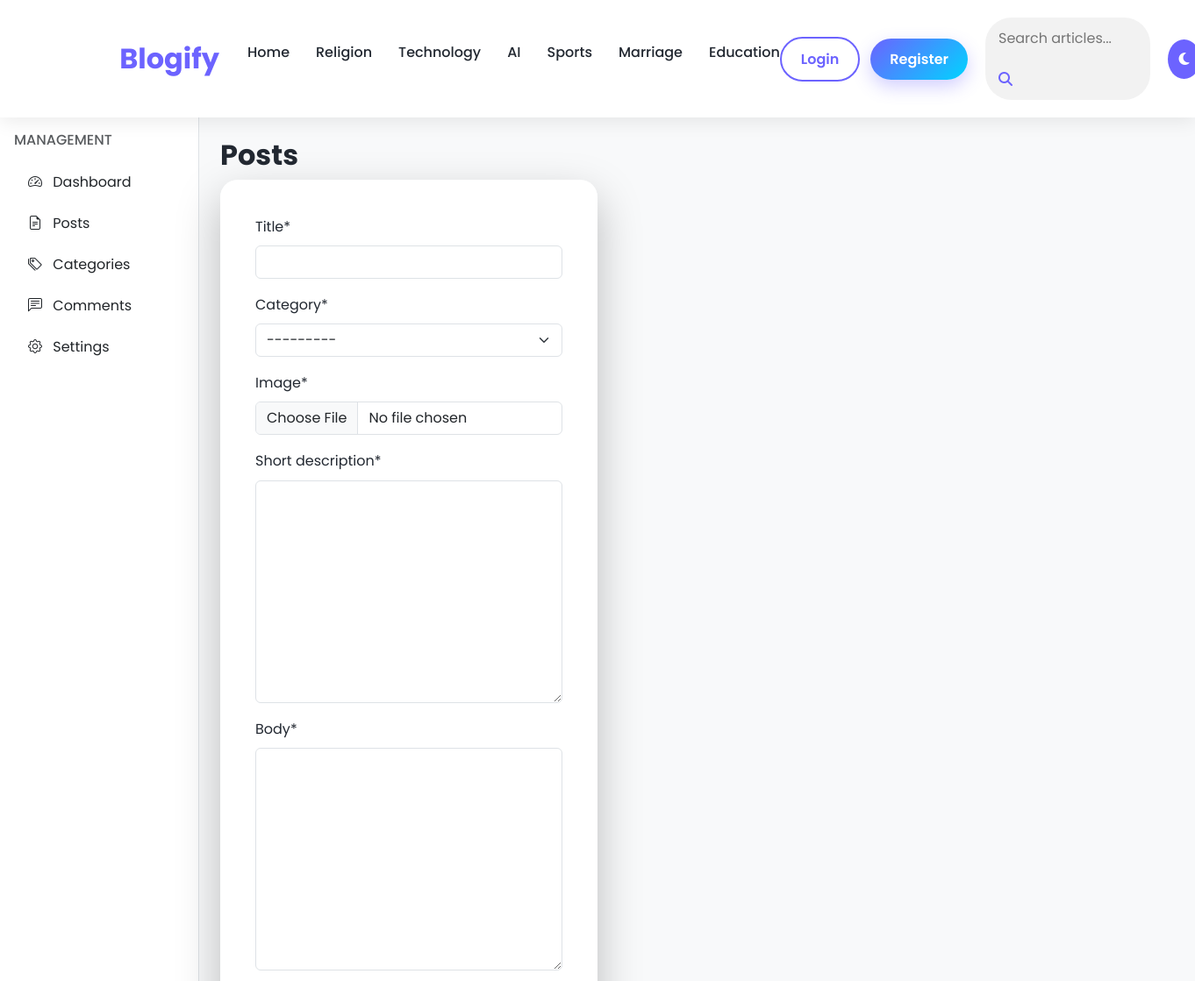
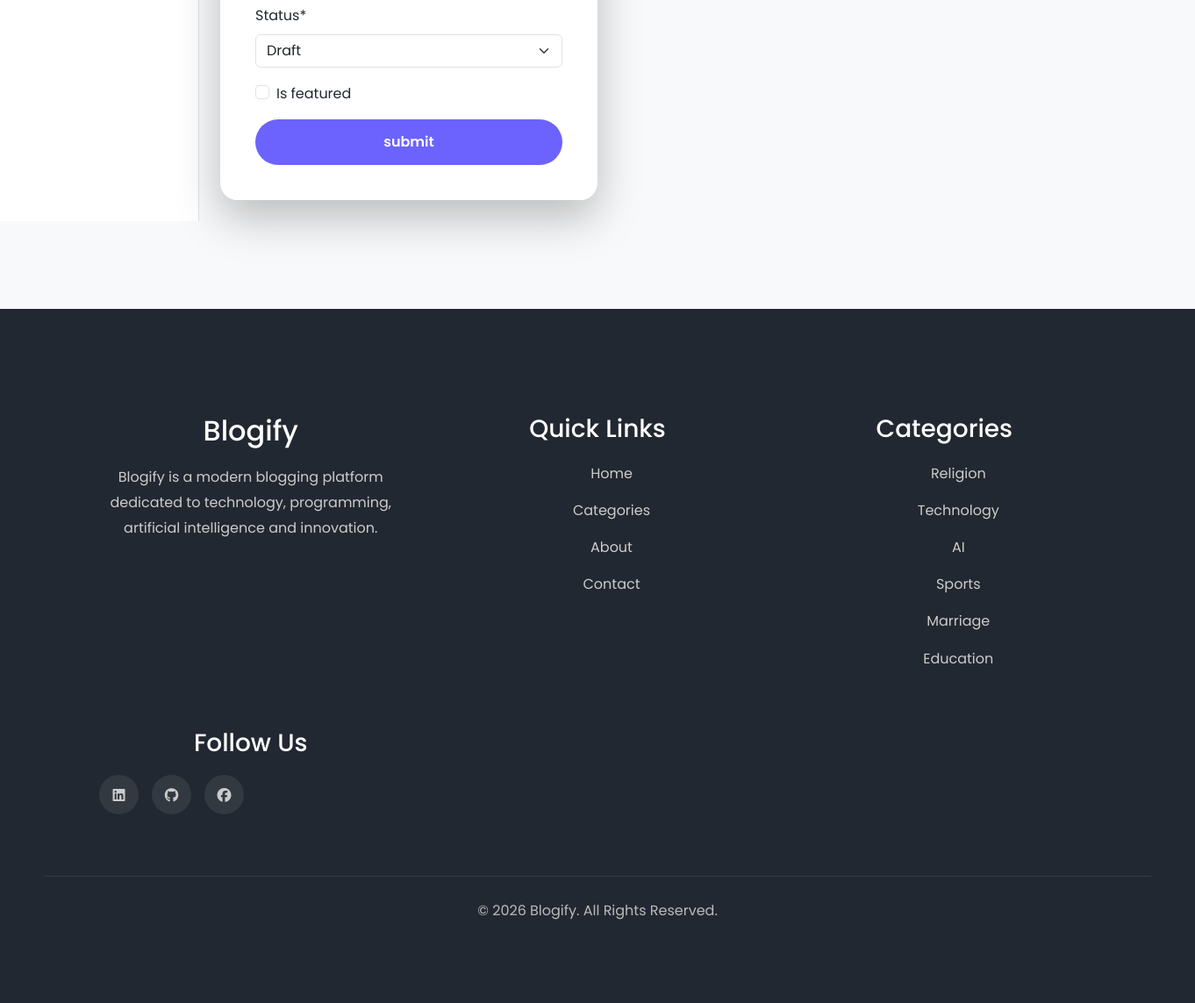
/dashboards/posts/add/, run on the app's committed database (2 pictures, top to bottom).
### blogs/models.py (models this page shows)
class Category(models.Model):
    title = models.CharField(max_length=100, unique=True)
    created_at = models.DateTimeField(auto_now_add=True)
    updated_at = models.DateTimeField(auto_now=True)
    class Meta:
        verbose_name_plural = 'Categories'
    def __str__(self):
        return self.title

### about/models.py (models this page shows, shortened)
class SocialLinks(models.Model):
    social_platform = models.CharField(max_length=200)
    social_link = models.URLField(max_length=200)
    created_at = models.DateTimeField(auto_now_add=True)
    updated_at = models.DateTimeField(auto_now=True)
    class Meta:
        verbose_name_plural = 'Social Links'

### dashboards/views.py (the view, shortened to what this page needs)
# urls.py: path('posts/add/', views.add_new_post, name='add_new_post'),
def add_new_post(request):
    form = BlogForm()
    context = {'form': form}
    return render(request,'dashboards/add_new_post.html', context=context)

### dashboards/forms.py
class BlogForm(forms.ModelForm):
    class Meta:
        model = Blog
        fields = ('title', 'category', 'image', 'short_description', 'body', 'status', 'is_featured')

### blogs/context_processors.py (called while the page is built)
def get_categories(request):
    categories = Category.objects.all()
    return dict(categories=categories)

def get_social_links(request):
    social_links = SocialLinks.objects.all()
    return dict(social_links=social_links)

### templates/dashboards/add_new_post.html (shortened to what this page needs)
{% extends 'base.html' %}
{% block content %}
<body class="bg-light">
<div class="container-fluid">
<div class="row">
{% include 'dashboards/sidebar.html' %}
{% load crispy_forms_tags %}
    <main class="col-md-10 p-4" >
         <h2><b> Posts </b></h2>
                <div class="register-card align-content-md-center">
                    <form action="{% url 'add_new_post' %}" method="POST" enctype="multipart/form-data">
                        {{form | crispy}}
                        <button type="submit" class="btn btn-primary float-lg-start">
                            submit
                        </button>
                    </form>
                </div>
    </main>
</div>
</div>
{% endblock %}

### templates/base.html (shortened to what this page needs)
<!DOCTYPE html>
{% load static %}
<html lang="en">
<head>
    <link href="https://cdn.jsdelivr.net/npm/bootstrap@5.3.3/dist/css/bootstrap.min.css" rel="stylesheet">
    <link rel="stylesheet" href="https://cdn.jsdelivr.net/npm/bootstrap-icons@1.11.3/font/bootstrap-icons.min.css">
    <link rel="stylesheet"
          href="https://cdnjs.cloudflare.com/ajax/libs/font-awesome/6.6.0/css/all.min.css">
    <link rel="stylesheet" href="{% static 'css/home.css' %}">
</head>
<body>
    <nav>
        <div class="logo">
            Blogify
        </div>
        <ul class="nav-links">
            <li>
                <a href="{% url 'home' %}">Home</a>
            </li>
            {% for category in categories %}
            <li><a href="{% url 'categorical_posts' category.id %}">{{category}}</a></li>
            {% endfor %}
        </ul>
        <div class="nav-actions">
            {% if not user.is_authenticated %}
            <div class="auth-buttons">
                <a href="{% url 'login' %}" class="login-btn">
                    Login
                </a>
                <a href="{% url 'register' %}" class="register-btn">
                    Register
                </a>
            </div>
            {% else %}
            <div class="auth-buttons">
                <a href="{% url 'logout' %}" class="login-btn">Logout</a>
            </div>
            {% endif %}
            <div class="search-box">
                <form action="{% url 'search_blogs' %}" method="get">
                    <input
                    type="text"
                    name="keyword"
                    placeholder="Search articles...">
                    <button class="search-btn" type="submit" id="search-button">
                        <i class="fas fa-search"></i>
                    </button>
                </form>
            </div>
            <button class="theme-btn">
                <i class="fas fa-moon"></i>
            </button>
        </div>
    </nav>
{% block content %}
{% endblock %}
 <footer>
        <div class="footer-container">
            <div class="footer-about">
                <h2>
                    Blogify
                </h2>
                <p>
                    Blogify is a modern blogging platform
                    dedicated to technology, programming,
                    artificial intelligence and innovation.
                </p>
            </div>
            <div class="footer-links">
                <h3>
                    Quick Links
                </h3>
                <ul>
                    <li>
                        <a href="{% url 'home' %}">
                            Home
                        </a>
                    </li>
                    <li>
                        <a href="{% url 'category_dashboard' %}">
                            Categories
                        </a>
                    </li>
                    <li>
                        <a href="#">
                            About
                        </a>
                    </li>
                    <li>
                        <a href="#">
                            Contact
                        </a>
                    </li>
                </ul>
            </div>
            <div class="footer-categories">
                <h3>
                    Categories
                </h3>
                <ul>
                    {% for category in categories %}
                    <li><a href="#">{{category}}</a></li>
                    {% endfor %}
                </ul>
            </div>
            <div class="footer-social">
                <h3>
                    Follow Us
                </h3>
                <div class="social-icons">
                    {% if social_links %}
                        {% for link in social_links %}
                        <a href="{{link.social_link}}"><i class="fab fa-{{link.social_platform}}"></i></a>
                        {% endfor %}
                    {% endif %}
                </div>
            </div>
        </div>
        <div class="copyright">
            <p>
                © 2026 Blogify.
                All Rights Reserved.
            </p>
        </div>
    </footer>
</body>
</html>

### static/css/home.css (style rules this page uses)
* { margin:0; padding:0; box-sizing:border-box; font-family:Poppins,sans-serif; }
body { background:#F8F9FD; color:#333; }
nav { display:flex; justify-content:space-between; align-items:center; padding:20px 10%; background:white; position:sticky; top:0; z-index:100; box-shadow:0 5px 20px rgba(0,0,0,.08); }
.nav-actions { display: flex; align-items: center; gap: 20px; }
.auth-buttons { display: flex; align-items: center; gap: 12px; }
.auth-buttons a { text-decoration: none; font-weight: 600; padding: 10px 22px; border-radius: 30px; transition: 0.3s ease; }
.login-btn { color: #6c63ff; border: 2px solid #6c63ff; background: transparent; }
.register-btn { background: linear-gradient(135deg, #6c63ff, #00d4ff); color: #ffffff; box-shadow: 0 8px 20px rgba(108, 99, 255, 0.3); }
.search-box { display: flex; align-items: center; overflow: hidden; border-radius: 30px; background: #f2f2f2; }
.search-box input { border: none; outline: none; padding: 10px 15px; background: transparent; width: 180px; }
.search-btn { border: none; background: transparent; padding: 10px 15px; cursor: pointer; color: #6c63ff; }
.theme-btn { width: 45px; height: 45px; border: none; border-radius: 50%; background: #6c63ff; color: #ffffff; cursor: pointer; transition: 0.3s ease; }
.logo { font-size:30px; font-weight:bold; color:#6C63FF; }
nav ul { display:flex; list-style:none; gap:30px; }
nav a { text-decoration:none; color:#444; font-weight:500; }
footer { margin-top:50px; background:#222831; color:white; padding:50px; text-align:center; }
:root { --primary:#6C63FF; --secondary:#FF6584; --accent:#00D4FF; --warning:#FFD93D; --dark:#222831; --dark-light:#2f3640; --white:#ffffff; --light:#f8f9fd; --gray:#777777; --border:#e5e5e5; --shadow:0 15px 40px rgba(0,0,0,.08); --transition:.35s ease; }
* { margin:0; padding:0; box-sizing:border-box; }
html { scroll-behavior:smooth; }
body { font-family:"Poppins",sans-serif; background:var(--light); color:var(--dark); line-height:1.7; }
a { text-decoration:none; color:inherit; }
ul { list-style:none; }
button { cursor:pointer; font-family:inherit; }
input, select { font-family:inherit; outline:none; }
.logo { font-size:32px; font-weight:700; color:var(--primary); }
.nav-links { display:flex; gap:30px; }
.nav-links li { position:relative; }
.nav-links a { color:var(--dark); font-weight:500; transition:var(--transition); }
.nav-links a::after { content:""; position:absolute; left:0; bottom:-8px; width:0; height:3px; background:var(--secondary); transition:.3s; }
footer { margin-top:100px; background:var(--dark); color:var(--white); }
.footer-container { width:90%; max-width:1400px; margin:auto; display:grid; grid-template-columns:repeat(auto-fit,minmax(250px,1fr)); gap:50px; padding:70px 0; }
.footer-container h2, .footer-container h3 { margin-bottom:20px; }
.footer-container p { color:#cccccc; line-height:1.8; }
.footer-container ul { display:flex; flex-direction:column; gap:15px; }
.footer-container a { color:#cccccc; transition:var(--transition); }
.social-icons { display:flex; gap:15px; }
.social-icons a { width:45px; height:45px; display:flex; justify-content:center; align-items:center; background:rgba(255,255,255,.08); border-radius:50%; transition:var(--transition); }
.copyright { text-align:center; padding:25px; border-top:1px solid rgba(255,255,255,.08); color:#bbbbbb; }
* { margin: 0; padding: 0; box-sizing: border-box; }
.register-card { width: 100%; max-width: 430px; padding: 40px; background: rgba(255, 255, 255, .97); border-radius: 20px; box-shadow: 0 20px 50px rgba(0, 0, 0, .25); }
.register-card button { width: 100%; padding: 14px; border: none; border-radius: 30px; background: #6C63FF; color: white; font-size: 16px; font-weight: 600; cursor: pointer; transition: .3s; }

### data on the page
Category: title "Religion"
Category: title "Technology"
Category: title "AI"
Category: title "Sports"
Category: title "Marriage"
Category: title "Education"
